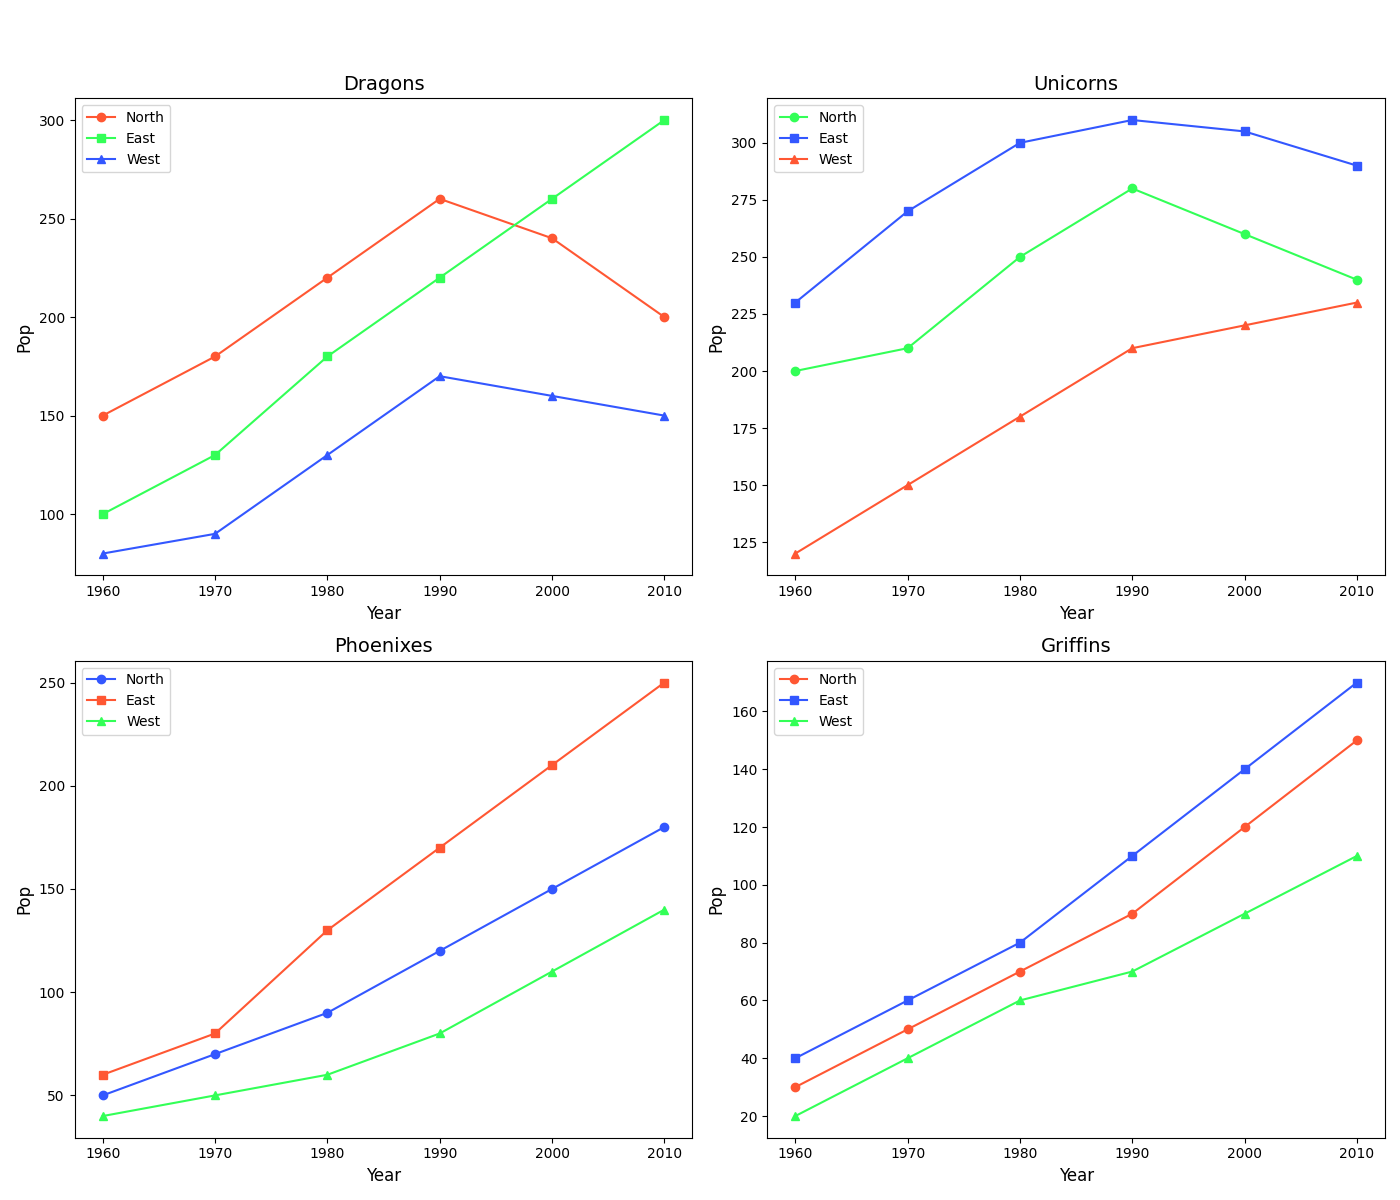

Write Python code to recreate this figure.
import matplotlib.pyplot as plt
import numpy as np

years = np.arange(1960, 2020, 10)

dragons_north = [150, 180, 220, 260, 240, 200]
dragons_east = [100, 130, 180, 220, 260, 300]
dragons_west = [80, 90, 130, 170, 160, 150]

unicorns_north = [200, 210, 250, 280, 260, 240]
unicorns_east = [230, 270, 300, 310, 305, 290]
unicorns_west = [120, 150, 180, 210, 220, 230]

phoenixes_north = [50, 70, 90, 120, 150, 180]
phoenixes_east = [60, 80, 130, 170, 210, 250]
phoenixes_west = [40, 50, 60, 80, 110, 140]

griffins_north = [30, 50, 70, 90, 120, 150]
griffins_east = [40, 60, 80, 110, 140, 170]
griffins_west = [20, 40, 60, 70, 90, 110]

def plot_creature(ax, years, data_north, data_east, data_west, colors, title):
    ax.plot(years, data_north, marker='o', color=colors[0], label='North')
    ax.plot(years, data_east, marker='s', color=colors[1], label='East')
    ax.plot(years, data_west, marker='^', color=colors[2], label='West')
    ax.set_xlabel('Year', fontsize=12)
    ax.set_ylabel('Pop', fontsize=12)
    ax.set_title(title, fontsize=14)
    ax.legend(fontsize=10)

fig, axes = plt.subplots(2, 2, figsize=(14, 12))
axes = axes.flatten()

colors_dragons = ['#FF5733', '#33FF57', '#3357FF']
colors_unicorns = ['#33FF57', '#3357FF', '#FF5733']
colors_phoenixes = ['#3357FF', '#FF5733', '#33FF57']
colors_griffins = ['#FF5733', '#3357FF', '#33FF57']

plot_creature(axes[0], years, dragons_north, dragons_east, dragons_west, colors_dragons, 'Dragons')
plot_creature(axes[1], years, unicorns_north, unicorns_east, unicorns_west, colors_unicorns, 'Unicorns')
plot_creature(axes[2], years, phoenixes_north, phoenixes_east, phoenixes_west, colors_phoenixes, 'Phoenixes')
plot_creature(axes[3], years, griffins_north, griffins_east, griffins_west, colors_griffins, 'Griffins')

plt.tight_layout(rect=[0, 0, 1, 0.95])
plt.show()
